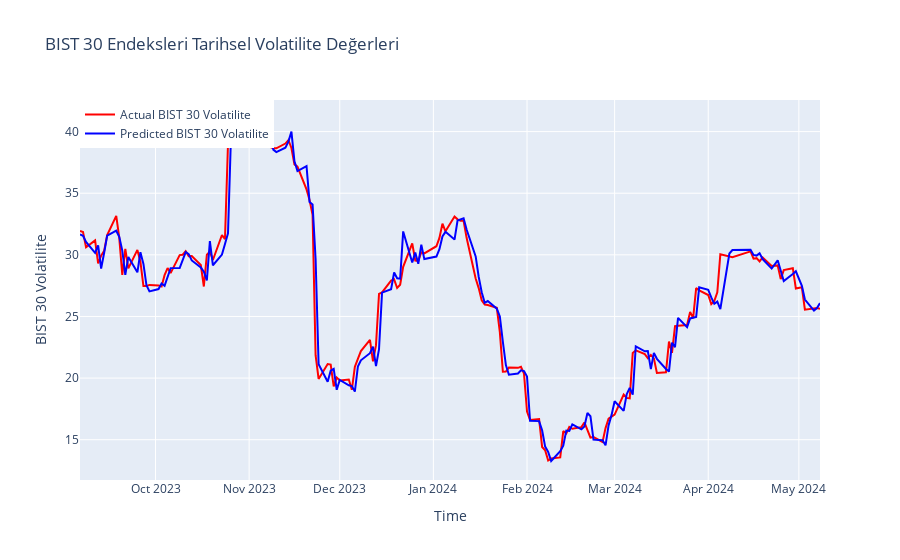

The notebook cell saved with this chart:
### Code cell
actual_trace = go.Scatter(
    x=df_21_drop.tail(len(test_predict)).index,
    y=test_real_inverse.flatten(),
    mode='lines',
    name="Actual BIST 30 Volatilite",
    line=dict(color='red')
)

test_actual_trace = go.Scatter(
    x=df_21_drop.tail(len(test_predict)).index,
    y=test_predict_inverse.flatten(),
    mode='lines',
    name="Predicted BIST 30 Volatilite",
    line=dict(color='blue')
)

data = [actual_trace, test_actual_trace]

layout = go.Layout(
    title="BIST 30 Endeksleri Tarihsel Volatilite Değerleri",
    xaxis=dict(title="Time"),
    yaxis=dict(title="BIST 30 Volatilite"),
    legend=dict(x=0, y=1)
)

fig = go.Figure(data=data, layout=layout)
py.iplot(fig)
print("Doğruluk:",r2*100)

### Figure 1 — Plotly figure (JSON) as saved in the notebook; plotly's stock layout.template omitted (floating-point values rounded to 4 significant figures; data arrays with more than 128 entries replaced by an {"elided": "..."} marker saying what was removed)
{"data": [{"line": {"color": "red"}, "mode": "lines", "name": "Actual BIST 30 Volatilite", "type": "scatter", "x": {"elided": "170 str values"}, "y": {"elided": "170 float values"}}, {"line": {"color": "blue"}, "mode": "lines", "name": "Predicted BIST 30 Volatilite", "type": "scatter", "x": {"elided": "170 str values"}, "y": {"elided": "170 float values"}}], "layout": {"legend": {"x": 0, "y": 1}, "title": {"text": "BIST 30 Endeksleri Tarihsel Volatilite Değerleri"}, "xaxis": {"title": {"text": "Time"}}, "yaxis": {"title": {"text": "BIST 30 Volatilite"}}}}
